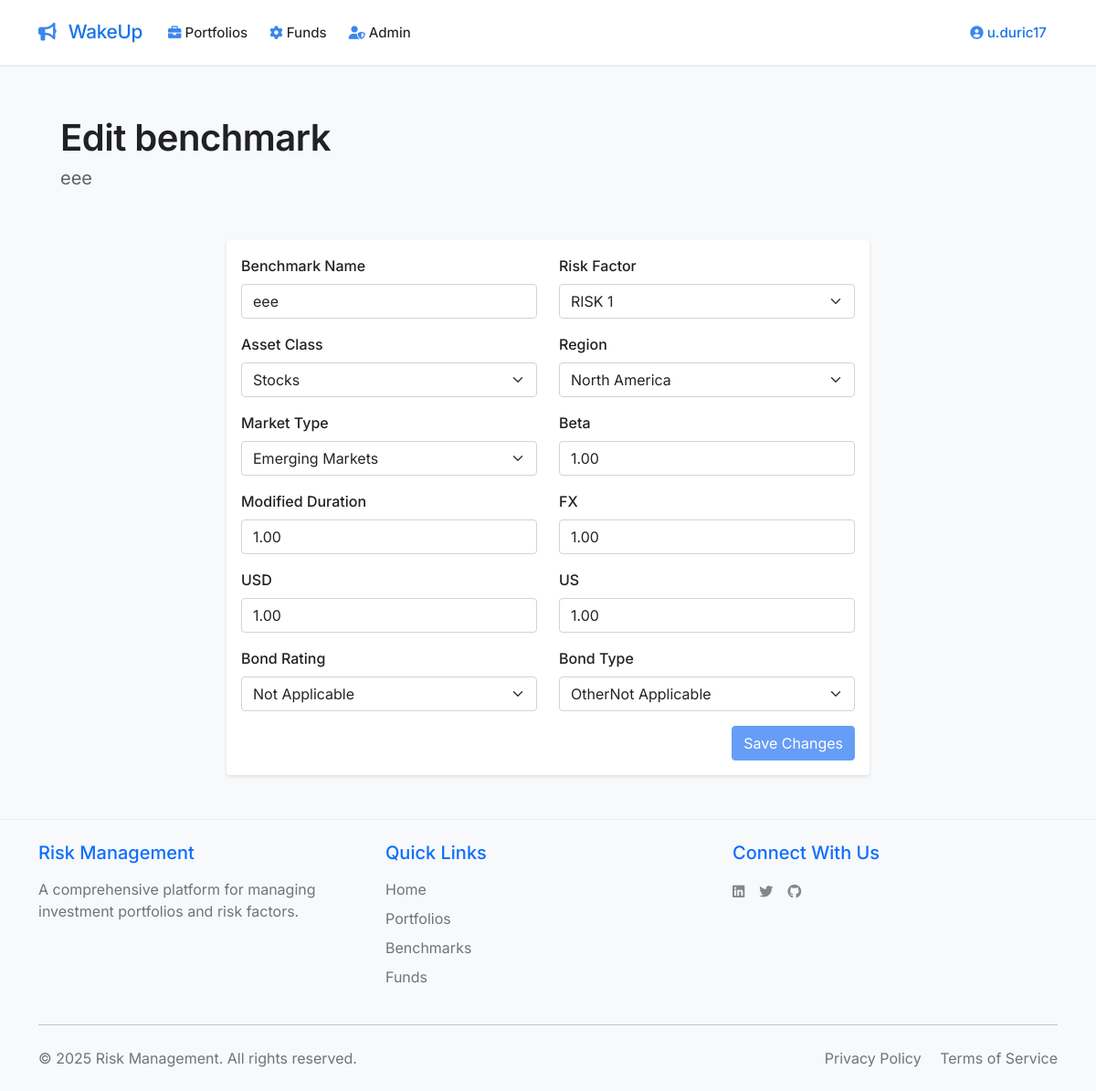
/edit_benchmark/2 (signed in), run on an earlier commit of the app's database.
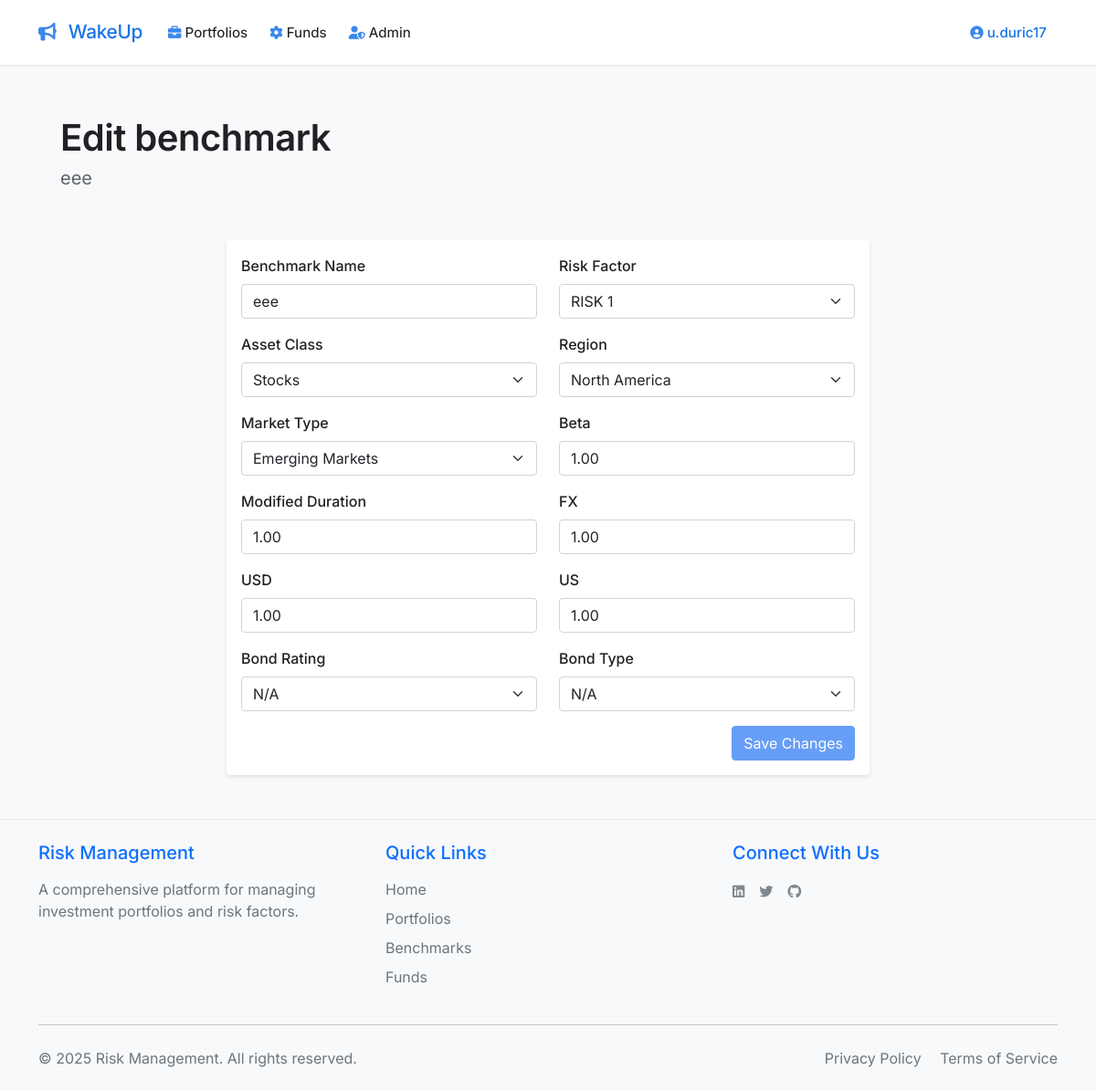
And on a later commit of the database.
### app.py (models this page shows, shortened)
class Benchmark(db.Model):
    __tablename__ = 'benchmark'
    id = db.Column(db.Integer, primary_key=True)
    benchmark_name = db.Column(db.String(120), nullable=False)
    user_id = db.Column(db.Integer, db.ForeignKey('user.id'), nullable=False)
    generic_benchmark = db.Column(db.Integer, nullable=False, default=0)
    risk_factor_id = db.Column(db.Integer, db.ForeignKey('risk_factor.id'), nullable=False)
    beta = db.Column(db.Float, nullable=False, default=0.0)
    mod_duration = db.Column(db.Float, nullable=False, default=0.0)
    fx = db.Column(db.Float, nullable=False, default=0.0)
    usd = db.Column(db.Float, nullable=False, default=0.0)
    us = db.Column(db.Float, nullable=False, default=0.0)
    asset_class = db.Column(db.String(20), nullable=False)
    region = db.Column(db.String(20), nullable=False)
    developed = db.Column(db.String(20), nullable=False)
    bond_rating = db.Column(db.String(20), nullable=False)
    bond_type = db.Column(db.String(20), nullable=False)
    created_at = db.Column(db.DateTime, nullable=False, default=datetime.utcnow)
    user = db.relationship('User', back_populates='benchmarks', lazy=True)
    risk_factor = db.relationship('RiskFactor', back_populates='benchmarks', lazy=True)
    funds = db.relationship('Fund', back_populates='benchmark', lazy=True)

class RiskFactor(db.Model):
    __tablename__ = 'risk_factor'
    id = db.Column(db.Integer, primary_key=True)
    name = db.Column(db.String(120), nullable=False, unique=True)
    description = db.Column(db.Text, nullable=True)
    asset_class = db.Column(db.String(20), nullable=False, default='Other')
    created_at = db.Column(db.DateTime, nullable=False, default=datetime.utcnow)
    data = db.relationship('RiskFactorData', backref='risk_factor', lazy=True)
    benchmarks = db.relationship('Benchmark', back_populates='risk_factor', lazy=True)

### app.py (the view, shortened to what this page needs)
@app.route('/edit_benchmark/<int:id>', methods=['GET', 'POST'])
@login_required
def edit_benchmark(id):
    benchmark = Benchmark.query.get_or_404(id)
    if benchmark.user_id != current_user.id:
        flash('You do not have permission to edit this benchmark', 'error')
        return redirect(url_for('get_benchmarks'))
    risk_factors = RiskFactor.query.all()
    form_options = {
        'asset_classes': ASSET_CLASSES,
        'regions': REGIONS,
        'market_types': MARKET_TYPES,
        'bond_ratings': BOND_RATING,
        'bond_types': BOND_TYPES,
        'vehicles': VEHICLE
    }
    return render_template('edit_benchmark.html',
                         benchmark=benchmark,
                         risk_factors=risk_factors,
                         form_options=form_options)

### app.py (called while the page is built)
@app.after_request
def add_security_headers(response):
    response.headers['X-Content-Type-Options'] = 'nosniff'
    response.headers['X-Frame-Options'] = 'SAMEORIGIN'
    response.headers['X-XSS-Protection'] = '1; mode=block'
    response.headers['Strict-Transport-Security'] = 'max-age=31536000; includeSubDomains'
    return response

@login_manager.user_loader
def load_user(user_id):
    return User.query.get(int(user_id))

def login_required(f):
    @wraps(f)
    def decorated_function(*args, **kwargs):
        if not current_user.is_authenticated:
            return redirect(url_for('login'))
        return f(*args, **kwargs)
    return decorated_function

@app.context_processor
def inject_now():
    return {'now': datetime.utcnow()}

    def is_admin(self):
        return self.user_type == 'admin'

### templates/edit_benchmark.html (shortened to what the changed rows need)
{% extends "base.html" %}
{% block content %}
<div class="container-fluid px-4">
    <div class="header-section mb-4">
        <div class="d-flex flex-column">
            <h2 class="main-title">Edit benchmark</h2>
            <h4 class="subtitle">{{ benchmark.benchmark_name }}</h4>
        </div>
    </div>
    <div class="row justify-content-center">
        <div class="col-md-8">
            <div class="card">
                <div class="card-body">
                    <form method="POST" class="needs-validation" novalidate>
                        <div class="row">
                            <div class="col-md-6 mb-3">
                                <label class="form-label">Benchmark Name</label>
                                <input type="text" class="form-control" name="benchmark_name"
                                       value="{{ benchmark.benchmark_name }}" required>
                            </div>
                            <div class="col-md-6 mb-3">
                                <label class="form-label">Risk Factor</label>
                                <select class="form-select" name="risk_factor_id" required>
                                    {% for risk_factor in risk_factors %}
                                    <option value="{{ risk_factor.id }}"
                                            {% if benchmark.risk_factor_id == risk_factor.id %}selected{% endif %}>
                                        {{ risk_factor.name }}
                                    </option>
                                    {% endfor %}
                                </select>
                            </div>
                        </div>
                        <div class="row">
                            <div class="col-md-6 mb-3">
                                <label class="form-label">Asset Class</label>
                                <select class="form-select" name="asset_class" required>
                                    {% for asset_class in form_options.asset_classes %}
                                    <option value="{{ asset_class }}"
                                            {% if benchmark.asset_class == asset_class %}selected{% endif %}>
                                        {{ asset_class }}
                                    </option>
                                    {% endfor %}
                                </select>
                            </div>
                            <div class="col-md-6 mb-3">
                                <label class="form-label">Region</label>
                                <select class="form-select" name="region" required>
                                    {% for region in form_options.regions %}
                                    <option value="{{ region }}"
                                            {% if benchmark.region == region %}selected{% endif %}>
                                        {{ region }}
                                    </option>
                                    {% endfor %}
                                </select>
                            </div>
                        </div>
                        <div class="row">
                            <div class="col-md-6 mb-3">
                                <label class="form-label">Market Type</label>
                                <select class="form-select" name="developed" required>
                                    {% for market_type in form_options.market_types %}
                                    <option value="{{ market_type }}"
                                            {% if benchmark.developed == market_type %}selected{% endif %}>
                                        {{ market_type }}
                                    </option>
                                    {% endfor %}
                                </select>
                            </div>
                            <div class="col-md-6 mb-3">
                                <label class="form-label">Beta</label>
                                <input type="number" step="0.01" class="form-control" name="beta"
                                       value="{{ "%.2f"|format(benchmark.beta) if benchmark.beta is not none else '' }}" required>
                            </div>
                        </div>
                        <div class="row">
                            <div class="col-md-6 mb-3">
                                <label class="form-label">Modified Duration</label>
                                <input type="number" step="0.01" class="form-control" name="mod_duration"
                                       value="{{ "%.2f"|format(benchmark.mod_duration) if benchmark.mod_duration is not none else '' }}" required>
                            </div>
                            <div class="col-md-6 mb-3">
                                <label class="form-label">FX</label>
                                <input type="number" step="0.01" class="form-control" name="fx"
                                       value="{{ "%.2f"|format(benchmark.fx) if benchmark.fx is not none else '' }}" required>
                            </div>
                        </div>
                        <div class="row">
                            <div class="col-md-6 mb-3">
                                <label class="form-label">USD</label>
                                <input type="number" step="0.01" class="form-control" name="usd"
                                       value="{{ "%.2f"|format(benchmark.usd) if benchmark.usd is not none else '' }}" required>
                            </div>
                            <div class="col-md-6 mb-3">
                                <label class="form-label">US</label>
                                <input type="number" step="0.01" class="form-control" name="us"
                                       value="{{ "%.2f"|format(benchmark.us) if benchmark.us is not none else '' }}" required>
                            </div>
                        </div>
                        <div class="row">
                            <div class="col-md-6 mb-3">
                                <label class="form-label">Bond Rating</label>
                                <select class="form-select" name="bond_rating">
                                    <option value="">N/A</option>
                                    {% for rating in form_options.bond_ratings %}
                                    <option value="{{ rating }}"
                                            {% if benchmark.bond_rating == rating %}selected{% endif %}>
                                        {{ rating }}
                                    </option>
                                    {% endfor %}
                                </select>
                            </div>
                            <div class="col-md-6 mb-3">
                                <label class="form-label">Bond Type</label>
                                <select class="form-select" name="bond_type">
                                    <option value="">N/A</option>
                                    {% for bond_type in form_options.bond_types %}
                                    <option value="{{ bond_type }}"
                                            {% if benchmark.bond_type == bond_type %}selected{% endif %}>
                                        {{ bond_type }}
                                    </option>
                                    {% endfor %}
                                </select>
                            </div>
                        </div>
                    </form>
                </div>
            </div>
        </div>
    </div>
</div>
{% endblock %}

What changed in the data, as far as the page shows it:
changed Benchmark "eee": bond_rating "Not Applicable" → (not shown); bond_type "OtherNot Applicable" → (not shown)
Also different on the page:
form field bond_rating: (not shown) → "N/A"
form field bond_type: (not shown) → "N/A"
